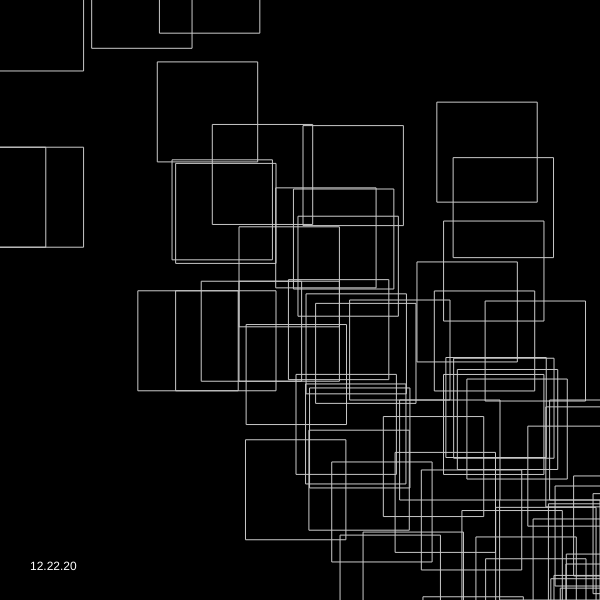
Frame 1 (no input)
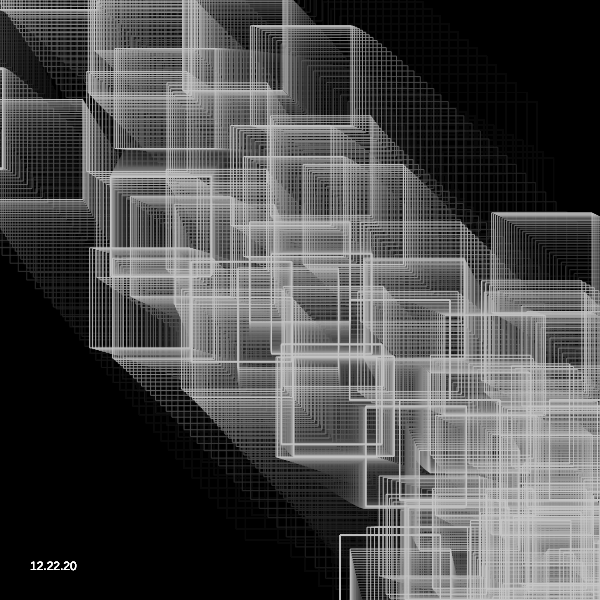
Frame 60 (no input)
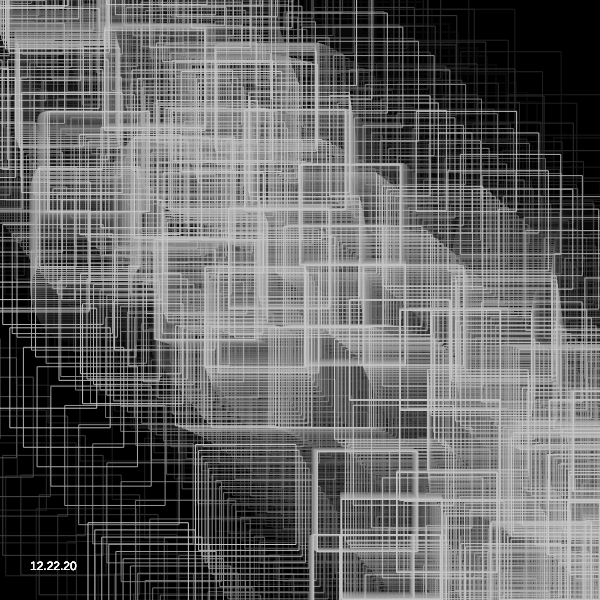
Frame 120 (the mouse pressed at the canvas centre since frame 60)

The p5.js sketch that drew these frames (run headless with seeded random() and noise() and a simulated clock; from frame 60 on, the mouse is pressed at the canvas centre):

// p5.js sketch
// ── sketch.js

//port of https://twitter.com/Hau_kun/status/1273643037747318785
//artist: Hau_kun
//date: Jun 18
//source: 

let t = 0.0;
let r = 0.0;

function setup(){
  createCanvas(600, 600);
  background(0) 

}

function draw(){
  // clear();
  background(0, 15); //originally 255
  t += 0.015;
  for(r=0.0; r<4.0; r++)
    f(300.0, 300.0, PI/5.0*float(r), 200.0);
    fill(255);
    noStroke();
    text("12.22.20", 30, height-30)
}

function f(x,y,r,d){
  if(d>40.0){
    noFill();
    stroke(200);
    rect(x+=cos(r)*d/4, y+=sin(r)*2*d, 100, 100);

    rect(x+=cos(r)*d/4, x+=sin(r)*2*d, 100, 100);

    rect(y+=cos(r)*d, y+=sin(r)*2*d, 100, 100);
    rect(y+=cos(r)*d/4, x+=sin(r)*2*d, 100, 100);
    //ellipse( x+=sin(r*2)*d, y+=cos(r*2)*d, 2, 2);
    f(x, y, sin(t)+r+PI/2.0, d*0.70);
    f( x, y, cos(t)+r-PI/7.0, d*0.72);
  }
}
